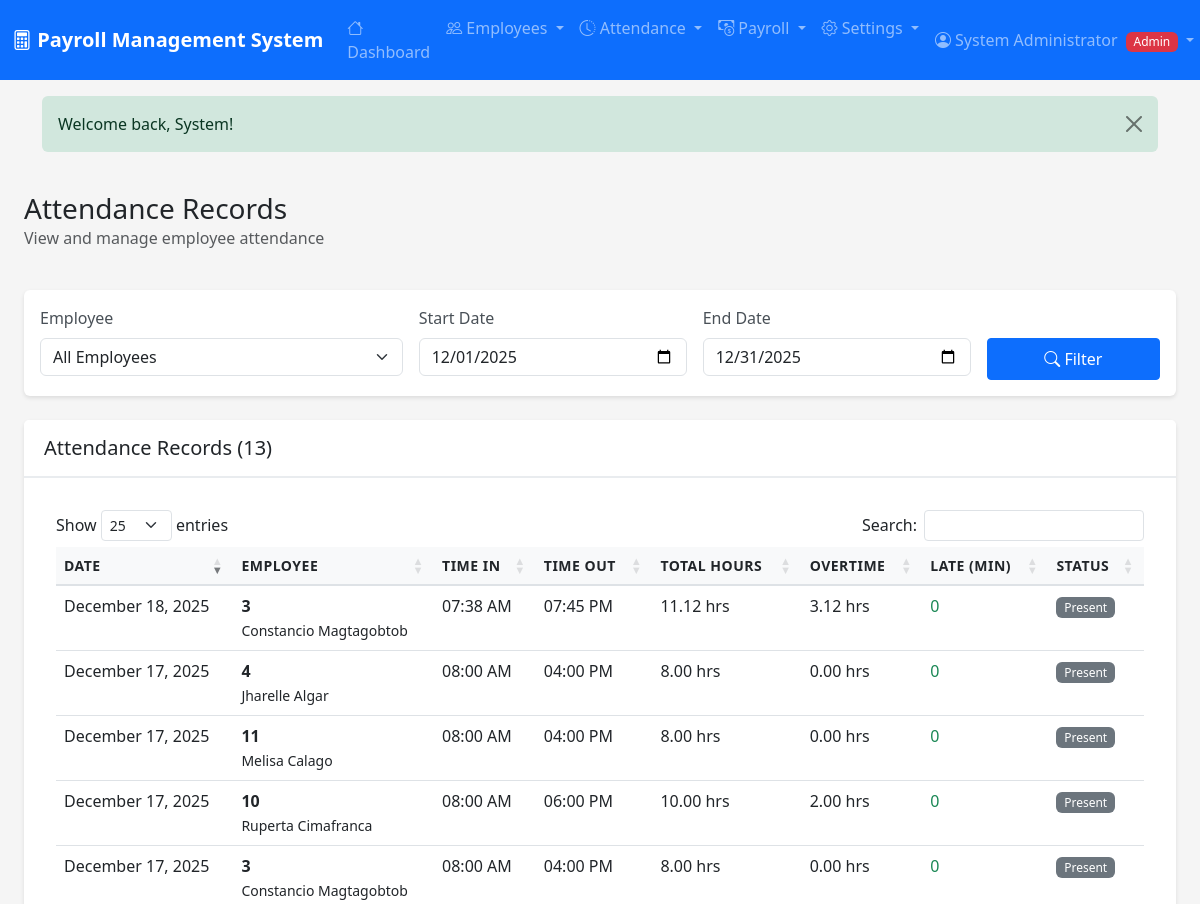
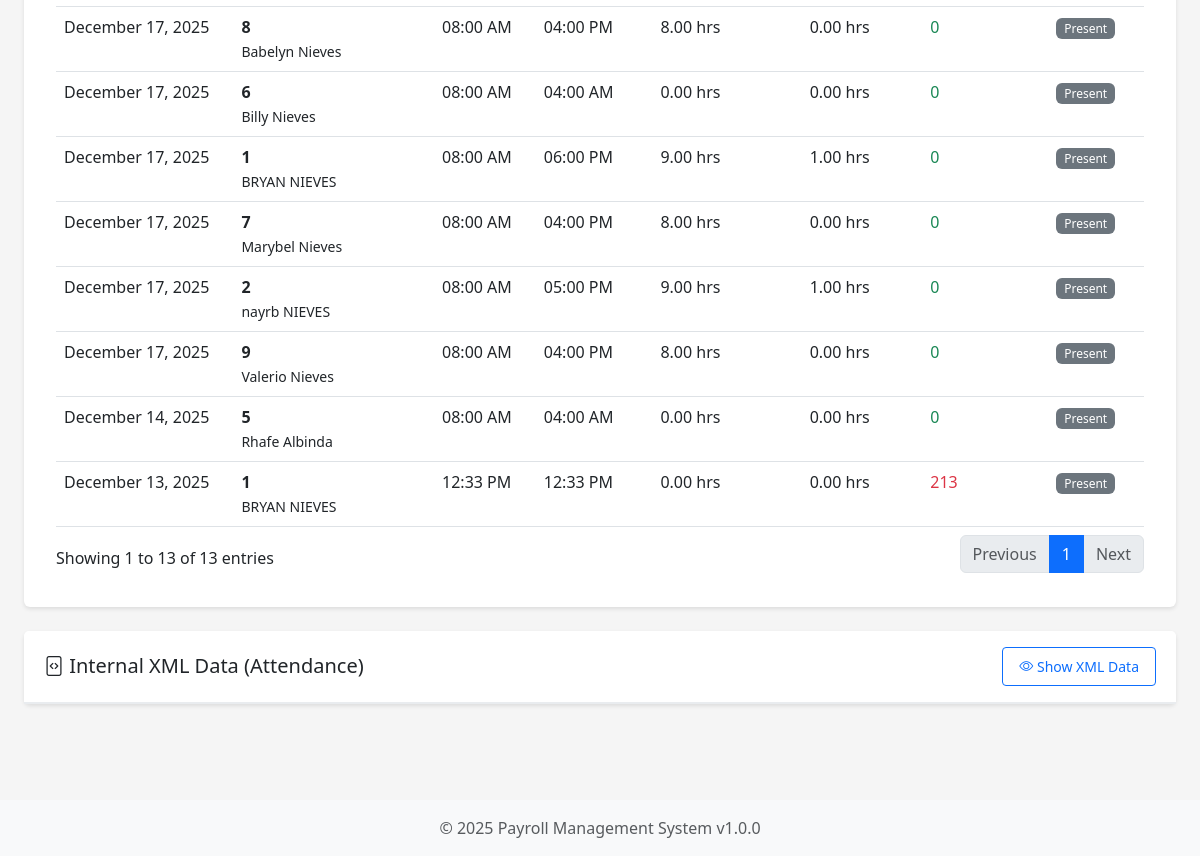
Page /attendance/index.php (signed in) on the committed database (2 pictures, top to bottom).
### tables this page shows
CREATE TABLE `attendance` (
  `id` int(11) NOT NULL,
  `employee_id` int(11) NOT NULL,
  `attendance_date` date NOT NULL,
  `time_in` time DEFAULT NULL,
  `time_out` time DEFAULT NULL,
  `break_duration` int(11) DEFAULT 0 COMMENT 'Break duration in minutes',
  `total_hours` decimal(5,2) DEFAULT 0.00,
  `overtime_hours` decimal(5,2) DEFAULT 0.00,
  `late_minutes` int(11) DEFAULT 0,
  `status` enum('present','absent','on-leave','half-day') DEFAULT 'present',
  `leave_type` enum('vacation','sick','emergency','maternity','paternity','other') DEFAULT NULL,
  `remarks` text DEFAULT NULL,
  `approved_by` int(11) DEFAULT NULL,
  `approved_at` datetime DEFAULT NULL,
  `created_at` timestamp NOT NULL DEFAULT current_timestamp(),
  `updated_at` timestamp NOT NULL DEFAULT current_timestamp() ON UPDATE current_timestamp()
);

CREATE TABLE `employees` (
  `id` int(11) NOT NULL,
  `user_id` int(11) DEFAULT NULL,
  `employee_id` varchar(20) NOT NULL,
  `first_name` varchar(50) NOT NULL,
  `last_name` varchar(50) NOT NULL,
  `middle_name` varchar(50) DEFAULT NULL,
  `email` varchar(100) NOT NULL,
  `phone` varchar(20) DEFAULT NULL,
  `address` text DEFAULT NULL,
  `date_of_birth` date DEFAULT NULL,
  `gender` enum('male','female','other') DEFAULT NULL,
  `marital_status` enum('single','married','divorced','widowed') DEFAULT NULL,
  `position` varchar(100) NOT NULL,
  `department` varchar(100) NOT NULL,
  `employment_type` enum('full-time','part-time','contract','intern') DEFAULT 'full-time',
  `employment_status` enum('active','on-leave','suspended','terminated') DEFAULT 'active',
  `hire_date` date NOT NULL,
  `termination_date` date DEFAULT NULL,
  `base_salary` decimal(12,2) NOT NULL,
  `hourly_rate` decimal(10,2) DEFAULT NULL,
  `bank_name` varchar(100) DEFAULT NULL,
  `bank_account` varchar(50) DEFAULT NULL,
  `tax_id` varchar(50) DEFAULT NULL,
  `sss_number` varchar(20) DEFAULT NULL,
  `philhealth_number` varchar(20) DEFAULT NULL,
  `pagibig_number` varchar(20) DEFAULT NULL,
  `created_at` timestamp NOT NULL DEFAULT current_timestamp(),
  `updated_at` timestamp NOT NULL DEFAULT current_timestamp() ON UPDATE current_timestamp()
);

### includes/auth.php (called while the page is built, shortened)
<?php
class Auth {
    public static function isLoggedIn() {
        return isset($_SESSION['user_id']) && isset($_SESSION['username']);
    }
    public static function hasRole($requiredRole) {
        $userRole = $_SESSION['role'] ?? '';
        $roleHierarchy = [
            'admin' => 4,
            'hr' => 3,
            'accountant' => 3,
            'employee' => 1
        ];
        $userLevel = $roleHierarchy[$userRole] ?? 0;
        $requiredLevel = $roleHierarchy[$requiredRole] ?? 0;
        return $userLevel >= $requiredLevel;
    }
}

### includes/functions.php (called while the page is built, shortened)
<?php
function sanitize($data) {
    return htmlspecialchars(strip_tags(trim($data)), ENT_QUOTES, 'UTF-8');
}
function formatDate($date, $format = DISPLAY_DATE_FORMAT) {
    return date($format, strtotime($date));
}
function getStatusBadge($status) {
    $badges = [
        'active' => 'success',
        'on-leave' => 'warning',
        'suspended' => 'danger',
        'terminated' => 'dark',
        'pending' => 'warning',
        'approved' => 'success',
        'rejected' => 'danger',
        'draft' => 'secondary',
        'processing' => 'info',
        'completed' => 'success',
        'locked' => 'dark',
        'paid' => 'success',
        'cancelled' => 'danger'
    ];
    return $badges[$status] ?? 'secondary';
}

### attendance/index.php (the view, shortened to what this page needs)
<?php
require_once __DIR__ . '/../includes/header.php';
require_once __DIR__ . '/../includes/auth.php';
require_once __DIR__ . '/../includes/functions.php';
$database = new Database();
$conn = $database->getConnection();
$startDate = sanitize($_GET['start_date'] ?? date('Y-m-01'));
$endDate = sanitize($_GET['end_date'] ?? date('Y-m-t'));
$query = "SELECT a.*, e.employee_id, e.first_name, e.last_name, e.position
          FROM attendance a
          INNER JOIN employees e ON a.employee_id = e.id
          WHERE a.attendance_date BETWEEN :start_date AND :end_date";
$params = [':start_date' => $startDate, ':end_date' => $endDate];
$query .= " ORDER BY a.attendance_date DESC, e.last_name, e.first_name";
$stmt = $conn->prepare($query);
foreach ($params as $key => $value) {
    $stmt->bindValue($key, $value);
}
$stmt->execute();
$attendance = $stmt->fetchAll();
?>
<div class="container-fluid">
    <div class="row mb-4">
        <div class="col-12">
            <div class="d-flex justify-content-between align-items-center">
                <div>
                    <h1 class="h3 mb-0">Attendance Records</h1>
                    <p class="text-muted">View and manage employee attendance</p>
                </div>
            </div>
        </div>
    </div>
    <div class="card mb-4">
        <div class="card-body">
            <form method="GET" action="" class="row g-3">
                <?php if (Auth::hasRole('hr') || Auth::hasRole('admin')): ?>
                <div class="col-md-4">
                    <label class="form-label">Employee</label>
                    <select class="form-select" name="employee_id">
                        <option value="0">All Employees</option>
                    </select>
                </div>
                <?php endif; ?>
                <div class="col-md-3">
                    <label class="form-label">Start Date</label>
                    <input type="date" class="form-control" name="start_date" value="<?php echo htmlspecialchars($startDate); ?>">
                </div>
                <div class="col-md-3">
                    <label class="form-label">End Date</label>
                    <input type="date" class="form-control" name="end_date" value="<?php echo htmlspecialchars($endDate); ?>">
                </div>
                <div class="col-md-2">
                    <label class="form-label">&nbsp;</label>
                    <button type="submit" class="btn btn-primary w-100">
                        <i class="bi bi-search"></i> Filter
                    </button>
                </div>
            </form>
        </div>
    </div>
    <div class="card">
        <div class="card-header">
            <h5 class="mb-0">Attendance Records (<?php echo count($attendance); ?>)</h5>
        </div>
        <div class="card-body">
            <?php if (count($attendance) > 0): ?>
            <div class="table-responsive">
                <table class="table table-hover data-table">
                    <thead>
                        <tr>
                            <th>Date</th>
                            <th>Employee</th>
                            <th>Time In</th>
                            <th>Time Out</th>
                            <th>Total Hours</th>
                            <th>Overtime</th>
                            <th>Late (min)</th>
                            <th>Status</th>
                        </tr>
                    </thead>
                    <tbody>
                        <?php foreach ($attendance as $record): ?>
                        <tr>
                            <td><?php echo formatDate($record['attendance_date']); ?></td>
                            <td>
                                <strong><?php echo htmlspecialchars($record['employee_id']); ?></strong><br>
                                <small><?php echo htmlspecialchars($record['first_name'] . ' ' . $record['last_name']); ?></small>
                            </td>
                            <td><?php echo $record['time_in'] ? date('h:i A', strtotime($record['time_in'])) : '-'; ?></td>
                            <td><?php echo $record['time_out'] ? date('h:i A', strtotime($record['time_out'])) : '-'; ?></td>
                            <td><?php echo number_format($record['total_hours'], 2); ?> hrs</td>
                            <td><?php echo number_format($record['overtime_hours'], 2); ?> hrs</td>
                            <td>
                                <?php if ($record['late_minutes'] > 0): ?>
                                <span class="text-danger"><?php echo $record['late_minutes']; ?></span>
                                <?php else: ?>
                                <span class="text-success">0</span>
                                <?php endif; ?>
                            </td>
                            <td>
                                <span class="badge bg-<?php echo getStatusBadge($record['status']); ?>">
                                    <?php echo ucfirst(str_replace('-', ' ', $record['status'])); ?>
                                </span>
                            </td>
                        </tr>
                        <?php endforeach; ?>
                    </tbody>
                </table>
            </div>
            <?php endif; ?>
        </div>
    </div>
    <div class="card mt-4">
        <div class="card-header d-flex justify-content-between align-items-center">
            <h5 class="mb-0">
                <i class="bi bi-file-code"></i> Internal XML Data (Attendance)
            </h5>
            <button class="btn btn-sm btn-outline-primary" onclick="toggleXMLDisplay()">
                <i class="bi bi-eye" id="xmlToggleIcon"></i> <span id="xmlToggleText">Show XML Data</span>
            </button>
        </div>
    </div>
</div>
<?php require_once __DIR__ . '/../includes/footer.php'; ?>

### assets/css/style.css (style rules this page uses)
:root { --primary-color: #0d6efd; --secondary-color: #6c757d; --success-color: #198754; --danger-color: #dc3545; --warning-color: #ffc107; --info-color: #0dcaf0; --light-color: #f8f9fa; --dark-color: #212529; }
body { font-family: 'Segoe UI', Tahoma, Geneva, Verdana, sans-serif; background-color: #f5f5f5; min-height: 100vh; display: flex; flex-direction: column; }
.card { border: none; box-shadow: 0 2px 4px rgba(0, 0, 0, 0.1); transition: box-shadow 0.3s; margin-bottom: 1.5rem; }
.card-header { background-color: #fff; border-bottom: 2px solid #e9ecef; font-weight: 600; padding: 1rem 1.25rem; }
.table { background-color: #fff; }
.table thead th { background-color: #f8f9fa; border-bottom: 2px solid #dee2e6; font-weight: 600; text-transform: uppercase; font-size: 0.875rem; letter-spacing: 0.5px; }
.badge { padding: 0.35em 0.65em; font-weight: 500; }
.btn { border-radius: 4px; font-weight: 500; padding: 0.5rem 1rem; transition: all 0.3s; }
.form-label { font-weight: 500; margin-bottom: 0.5rem; color: #495057; }

### rows in the picture
attendance: attendance_date "December 18, 2025", employee.employee_id "3", employee.last_name "Constancio Magtagobtob", time_in "07:38 AM", time_out "07:45 PM", total_hours "11.12", overtime_hours "3.12", late_minutes "0", status "Present"
attendance: attendance_date "December 17, 2025", employee.employee_id "4", employee.last_name "Jharelle Algar", time_in "08:00 AM", time_out "04:00 PM", total_hours "8.00", overtime_hours "0.00", late_minutes "0", status "Present"
attendance: attendance_date "December 17, 2025", employee.employee_id "11", employee.last_name "Melisa Calago", time_in "08:00 AM", time_out "04:00 PM", total_hours "8.00", overtime_hours "0.00", late_minutes "0", status "Present"
attendance: attendance_date "December 17, 2025", employee.employee_id "10", employee.last_name "Ruperta Cimafranca", time_in "08:00 AM", time_out "06:00 PM", total_hours "10.00", overtime_hours "2.00", late_minutes "0", status "Present"
attendance: attendance_date "December 17, 2025", employee.employee_id "3", employee.last_name "Constancio Magtagobtob", time_in "08:00 AM", time_out "04:00 PM", total_hours "8.00", overtime_hours "0.00", late_minutes "0", status "Present"
attendance: attendance_date "December 17, 2025", employee.employee_id "8", employee.last_name "Babelyn Nieves", time_in "08:00 AM", time_out "04:00 PM", total_hours "8.00", overtime_hours "0.00", late_minutes "0", status "Present"
attendance: attendance_date "December 17, 2025", employee.employee_id "6", employee.last_name "Billy Nieves", time_in "08:00 AM", time_out "04:00 AM", total_hours "0.00", overtime_hours "0.00", late_minutes "0", status "Present"
attendance: attendance_date "December 17, 2025", employee.employee_id "1", employee.last_name "BRYAN NIEVES", time_in "08:00 AM", time_out "06:00 PM", total_hours "9.00", overtime_hours "1.00", late_minutes "0", status "Present"
attendance: attendance_date "December 17, 2025", employee.employee_id "7", employee.last_name "Marybel Nieves", time_in "08:00 AM", time_out "04:00 PM", total_hours "8.00", overtime_hours "0.00", late_minutes "0", status "Present"
attendance: attendance_date "December 17, 2025", employee.employee_id "2", employee.last_name "nayrb NIEVES", time_in "08:00 AM", time_out "05:00 PM", total_hours "9.00", overtime_hours "1.00", late_minutes "0", status "Present"
attendance: attendance_date "December 17, 2025", employee.employee_id "9", employee.last_name "Valerio Nieves", time_in "08:00 AM", time_out "04:00 PM", total_hours "8.00", overtime_hours "0.00", late_minutes "0", status "Present"
attendance: attendance_date "December 14, 2025", employee.employee_id "5", employee.last_name "Rhafe Albinda", time_in "08:00 AM", time_out "04:00 AM", total_hours "0.00", overtime_hours "0.00", late_minutes "0", status "Present"
attendance: attendance_date "December 13, 2025", employee.employee_id "1", employee.last_name "BRYAN NIEVES", time_in "12:33 PM", time_out "12:33 PM", total_hours "0.00", overtime_hours "0.00", late_minutes "213", status "Present"

### other values in the picture
APP_NAME "Payroll Management System"
$currentUser['full_name'] "System Administrator"
$currentUser['role'] "Admin"
$flashMessage['message'] "Welcome back, System!"
count($attendance) "13"
APP_VERSION "1.0.0"
